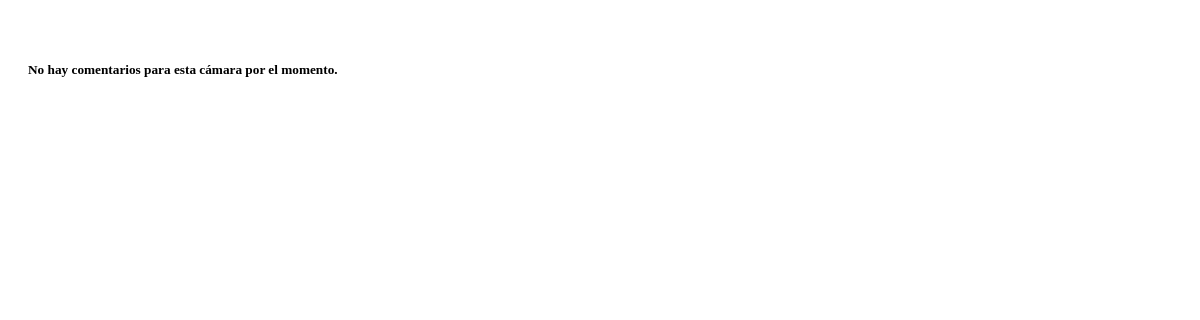
Page /camaras/C/comment on the earlier database version.
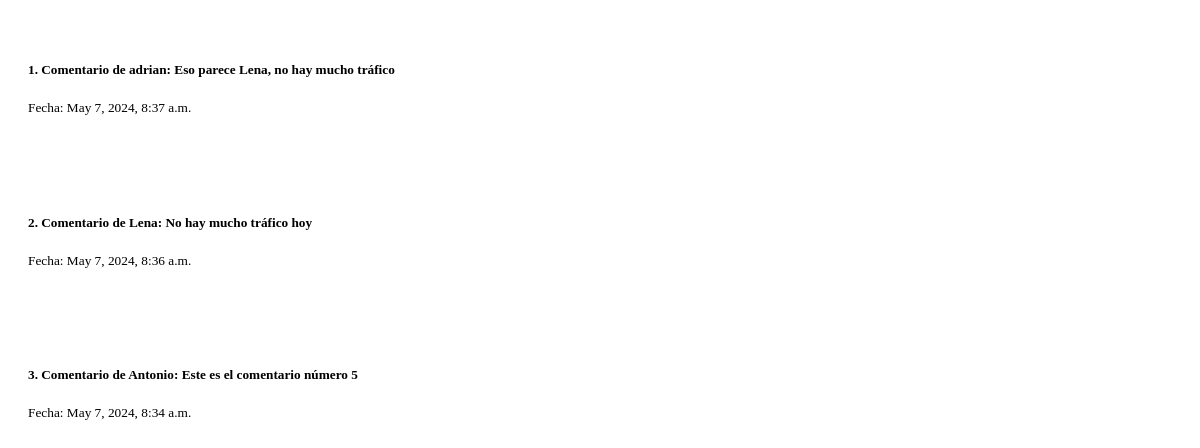
Same page on the later database version.
### teVeoapp/models.py (models this page shows, shortened)
class Comment(models.Model):
    name = models.CharField(max_length=100)
    camera = models.ForeignKey(Camera, on_delete=models.CASCADE)
    comment = models.CharField(max_length=200, blank=False)
    date = models.DateTimeField(auto_now_add=True)
    img_path_comment = models.CharField(max_length=200)

### teVeoapp/views.py (the view)
def get_comments(request, id):
    camera = Camera.objects.filter(id=id).first()
    if camera is None:
        return HttpResponse("Cámara no encontrada")
    comments = Comment.objects.filter(camera=camera).order_by('-date')
    context = {
        'request': request,
        'comments': comments,
        'camera': camera,
        'now': timezone.now(),
        'cameras_count': Camera.objects.count(),
        'comments_count': Comment.objects.count(),
    }
    return render(request, 'get_comments.html', context)

### teVeoapp/templates/get_comments.html
{% load static %}
{% load tz %}
{% now "U" as current_timestamp %}
<div id="comment-list" hx-get="{% url 'get_comments' camera.id %}?{{current_timestamp}}" hx-trigger="every 30s" hx-headers='{"X-CSRFToken":"{{ csrf_token }}"}' hx-swap="outerHTML" hx-boost="true">
    {% if comments %}
    {% for comment in comments %}
        <div class="text-white custom-gray-bg" style="border-radius: 10px; padding: 20px; margin-top: 20px;">
            <h5>{{ forloop.counter }}. Comentario de {{ comment.name }}: {{ comment.comment }}</h5>
            <p><small>Fecha: {{ comment.date }}</small></p>
        </div>
    {% endfor %}
{% else %}
    <div class="text-white custom-gray-bg" style="border-radius: 10px; padding: 20px; margin-top: 20px;">
        <h5>No hay comentarios para esta cámara por el momento.</h5>
    </div>
{% endif %}
</div>

Differences in the rows shown:
added Comment: name "adrian", comment "Eso parece Lena, no hay mucho tráfico", date "May 7, 2024, 8:37 a.m."
added Comment: name "Lena", comment "No hay mucho tráfico hoy", date "May 7, 2024, 8:36 a.m."
added Comment: name "Antonio", comment "Este es el comentario número 5", date "May 7, 2024, 8:34 a.m."
Other differences:
text no longer shown: "No hay comentarios para esta cámara por el momento."
